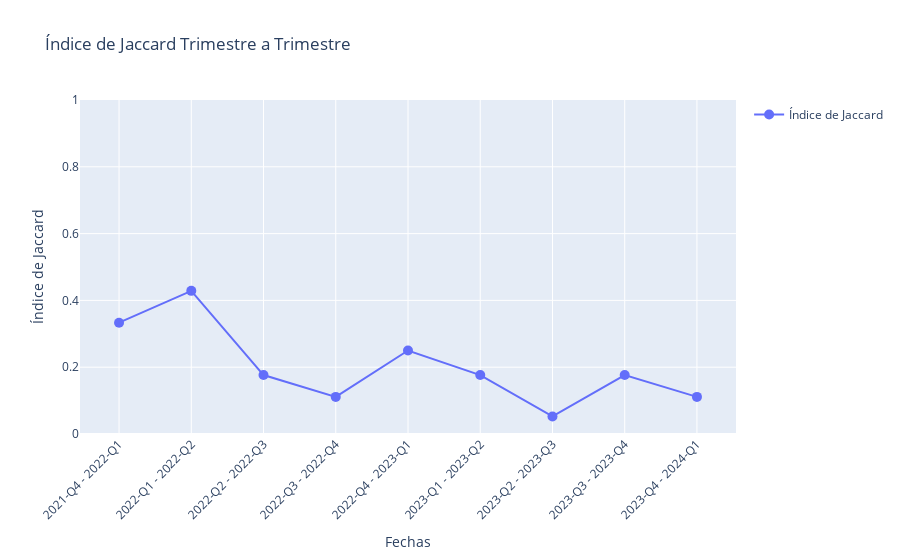

The cell this chart's notebook holds for it:
### Code cell
# Calcular el índice de Jaccard trimestre a trimestre
jaccard_indices_3m = []
trimestres = []

def get_quarter(date):
    month = date.month
    return (month - 1) // 3 + 1

prev_quarter_words = None
prev_period = None

for period, data_tokenized in grouped_data_3m.items():
    word_counts_current = Counter()
    for tokens in data_tokenized:
        if isinstance(tokens, str): 
            words = tokens.split() 
            word_counts_current.update(words)  # Actualizar el contador con las palabras
        elif isinstance(tokens, list):  # Si los tokens son una lista
            word_counts_current.update(tokens)  # Actualizar el contador directamente
    #print(word_counts_current)
    sorted_word_counts = dict(sorted(word_counts_current.items(), key=lambda item: item[1], reverse=True))
    idx_start = 10
    idx_finish = 20
    current_quarter_words = set(list(sorted_word_counts.keys())[idx_start:idx_finish])

    if prev_quarter_words is not None:
        jaccard_index = jaccard_similarity(prev_quarter_words, current_quarter_words)
        jaccard_indices_3m.append(jaccard_index)
        trimestres.append(f'{prev_period.year}-Q{get_quarter(prev_period)} - {period.year}-Q{get_quarter(period)}')

    prev_quarter_words = current_quarter_words
    prev_period = period

# Graficar el índice de Jaccard trimestre a trimestre con Plotly
fig = go.Figure()

fig.add_trace(go.Scatter(
    x=trimestres,
    y=jaccard_indices_3m,
    mode='lines+markers',
    marker=dict(size=10),
    line=dict(width=2),
    name='Índice de Jaccard'
))

fig.update_layout(
    title='Índice de Jaccard Trimestre a Trimestre',
    xaxis_title='Fechas',
    yaxis_title='Índice de Jaccard',
    xaxis_tickangle=-45,
    xaxis=dict(tickmode='array', tickvals=trimestres),
    yaxis=dict(range=[0, 1]),
    showlegend=True
)

fig.show()

### Figure 1 — Plotly figure (JSON) as saved in the notebook; plotly's stock layout.template omitted (floating-point values rounded to 4 significant figures)
{"data": [{"line": {"width": 2}, "marker": {"size": 10}, "mode": "lines+markers", "name": "Índice de Jaccard", "type": "scatter", "x": ["2021-Q4 - 2022-Q1", "2022-Q1 - 2022-Q2", "2022-Q2 - 2022-Q3", "2022-Q3 - 2022-Q4", "2022-Q4 - 2023-Q1", "2023-Q1 - 2023-Q2", "2023-Q2 - 2023-Q3", "2023-Q3 - 2023-Q4", "2023-Q4 - 2024-Q1"], "y": [0.3333, 0.4286, 0.1765, 0.1111, 0.25, 0.1765, 0.05263, 0.1765, 0.1111]}], "layout": {"showlegend": true, "title": {"text": "Índice de Jaccard Trimestre a Trimestre"}, "xaxis": {"tickangle": -45, "tickmode": "array", "tickvals": ["2021-Q4 - 2022-Q1", "2022-Q1 - 2022-Q2", "2022-Q2 - 2022-Q3", "2022-Q3 - 2022-Q4", "2022-Q4 - 2023-Q1", "2023-Q1 - 2023-Q2", "2023-Q2 - 2023-Q3", "2023-Q3 - 2023-Q4", "2023-Q4 - 2024-Q1"], "title": {"text": "Fechas"}}, "yaxis": {"range": [0, 1], "title": {"text": "Índice de Jaccard"}}}}
